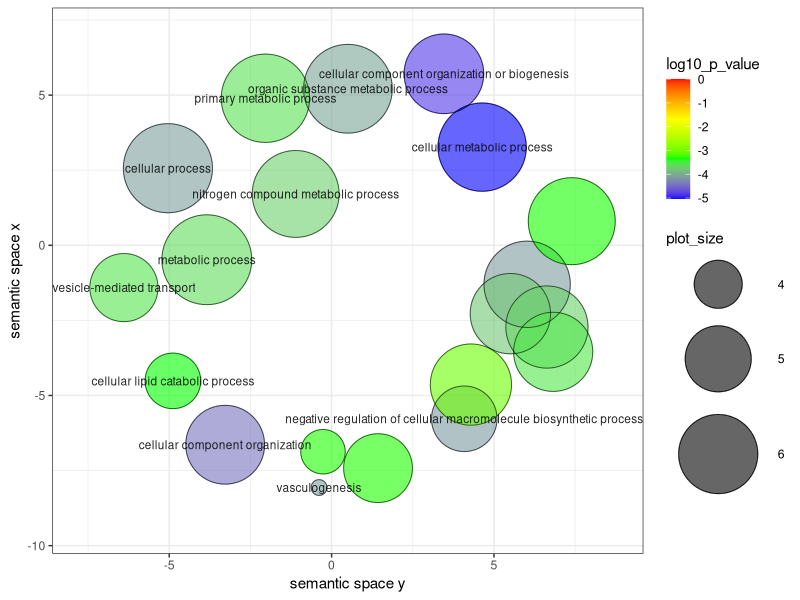
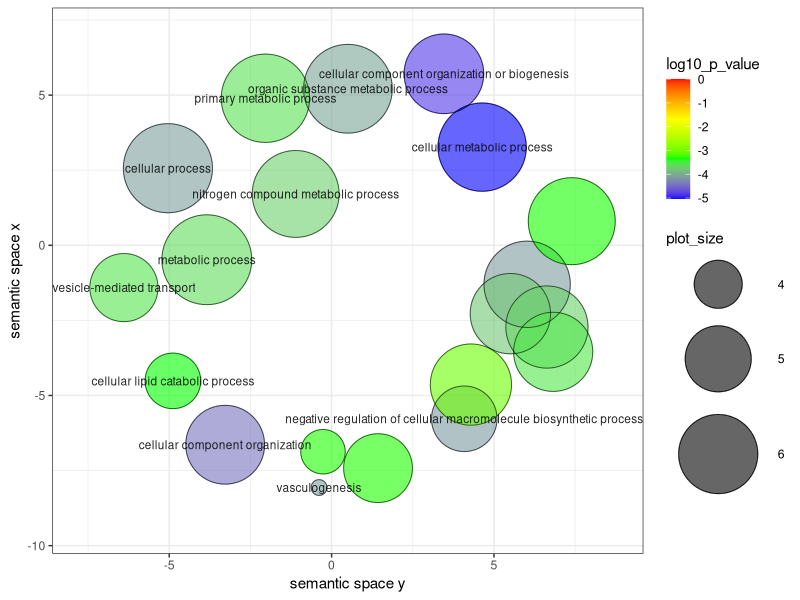

Here is the R script that generated these plots, in order:


# A plotting R script produced by the REVIGO server at http://revigo.irb.hr/
# If you found REVIGO useful in your work, please cite the following reference:
# Supek F et al. "REVIGO summarizes and visualizes long lists of Gene Ontology
# terms" PLoS ONE 2011. doi:10.1371/journal.pone.0021800


# --------------------------------------------------------------------------
# If you don't have the ggplot2 package installed, uncomment the following line:
# install.packages( "ggplot2" );
library( ggplot2 );
# --------------------------------------------------------------------------
# If you don't have the scales package installed, uncomment the following line:
# install.packages( "scales" );
library( scales );


# --------------------------------------------------------------------------
# Here is your data from REVIGO. Scroll down for plot configuration options.

revigo.names <- c("term_ID","description","frequency_%","plot_X","plot_Y","plot_size","log10_p_value","uniqueness","dispensability");
revigo.data <- rbind(c("GO:0008152","metabolic process",75.387,-3.843,-0.480, 6.986,-3.6253,0.982,0.000),
c("GO:0009987","cellular process",63.780,-5.041, 2.567, 6.913,-4.1107,0.973,0.000),
c("GO:0016192","vesicle-mediated transport", 1.085,-6.396,-1.408, 5.144,-3.5528,0.928,0.000),
c("GO:0071840","cellular component organization or biogenesis", 8.568, 3.459, 5.710, 6.041,-4.8356,0.933,0.000),
c("GO:2000113","negative regulation of cellular macromolecule biosynthetic process", 0.715, 4.086,-5.776, 4.963,-4.1427,0.402,0.000),
c("GO:0001570","vasculogenesis", 0.016,-0.386,-8.065, 3.300,-4.1124,0.826,0.024),
c("GO:0044237","cellular metabolic process",53.061, 4.636, 3.269, 6.833,-5.0315,0.856,0.058),
c("GO:0006807","nitrogen compound metabolic process",38.744,-1.107, 1.710, 6.696,-3.7328,0.896,0.088),
c("GO:0016043","cellular component organization", 7.239,-3.278,-6.640, 5.968,-4.4306,0.859,0.100),
c("GO:0071704","organic substance metabolic process",58.357, 0.503, 5.213, 6.874,-4.0565,0.899,0.119),
c("GO:0044238","primary metabolic process",53.743,-2.038, 4.896, 6.839,-3.5901,0.898,0.120),
c("GO:0044242","cellular lipid catabolic process", 0.180,-4.888,-4.514, 4.363,-3.3507,0.843,0.124),
c("GO:0044260","cellular macromolecule metabolic process",34.276, 6.022,-1.298, 6.643,-4.1296,0.697,0.191),
c("GO:0043170","macromolecule metabolic process",39.491, 7.396, 0.803, 6.705,-3.3335,0.828,0.224),
c("GO:0043412","macromolecule modification", 9.785, 5.505,-2.276, 6.099,-3.7878,0.755,0.331),
c("GO:0044267","cellular protein metabolic process",14.293, 6.631,-2.721, 6.263,-3.7055,0.671,0.373),
c("GO:0050793","regulation of developmental process", 1.205, 1.430,-7.419, 5.189,-3.3233,0.679,0.526),
c("GO:0060255","regulation of macromolecule metabolic process",11.716, 4.291,-4.637, 6.177,-3.0297,0.520,0.528),
c("GO:0010769","regulation of cell morphogenesis involved in differentiation", 0.055,-0.265,-6.872, 3.852,-3.3215,0.673,0.583),
c("GO:0006464","cellular protein modification process", 7.726, 6.824,-3.547, 5.996,-3.5452,0.675,0.611));

one.data <- data.frame(revigo.data);
names(one.data) <- revigo.names;
one.data <- one.data [(one.data$plot_X != "null" & one.data$plot_Y != "null"), ];
one.data$plot_X <- as.numeric( as.character(one.data$plot_X) );
one.data$plot_Y <- as.numeric( as.character(one.data$plot_Y) );
one.data$plot_size <- as.numeric( as.character(one.data$plot_size) );
one.data$log10_p_value <- as.numeric( as.character(one.data$log10_p_value) );
one.data$frequency <- as.numeric( as.character(one.data$frequency) );
one.data$uniqueness <- as.numeric( as.character(one.data$uniqueness) );
one.data$dispensability <- as.numeric( as.character(one.data$dispensability) );
#head(one.data);


# --------------------------------------------------------------------------
# Names of the axes, sizes of the numbers and letters, names of the columns,
# etc. can be changed below

p1 <- ggplot( data = one.data );
p1 <- p1 + geom_point( aes( plot_X, plot_Y, colour = log10_p_value, size = plot_size), alpha = I(0.6) ) + scale_size_area();
p1 <- p1 + scale_colour_gradientn( colours = c("blue", "green", "yellow", "red"), limits = c( min(one.data$log10_p_value), 0) );
p1 <- p1 + geom_point( aes(plot_X, plot_Y, size = plot_size), shape = 21, fill = "transparent", colour = I (alpha ("black", 0.6) )) + scale_size_area();
p1 <- p1 + scale_size( range=c(5, 30)) + theme_bw(); # + scale_fill_gradientn(colours = heat_hcl(7), limits = c(-300, 0) );
ex <- one.data [ one.data$dispensability < 0.15, ]; 
p1 <- p1 + geom_text( data = ex, aes(plot_X, plot_Y, label = description), colour = I(alpha("black", 0.85)), size = 3 );
p1 <- p1 + labs (y = "semantic space x", x = "semantic space y");
p1 <- p1 + theme(legend.key = element_blank()) ;
one.x_range = max(one.data$plot_X) - min(one.data$plot_X);
one.y_range = max(one.data$plot_Y) - min(one.data$plot_Y);
p1 <- p1 + xlim(min(one.data$plot_X)-one.x_range/10,max(one.data$plot_X)+one.x_range/10);
p1 <- p1 + ylim(min(one.data$plot_Y)-one.y_range/10,max(one.data$plot_Y)+one.y_range/10);



# --------------------------------------------------------------------------
# Output the plot to screen

p1;
pdf("plots/revigo-up_YM.pdf")
print(p1)     # Plot 1 --> in the first page of PDF
#print(myplot2)     # Plot 2 ---> in the second page of the PDF
dev.off() 

# Uncomment the line below to also save the plot to a file.
# The file type depends on the extension (default=pdf).

# ggsave("C:/Users/path_to_your_file/revigo-plot.pdf");
